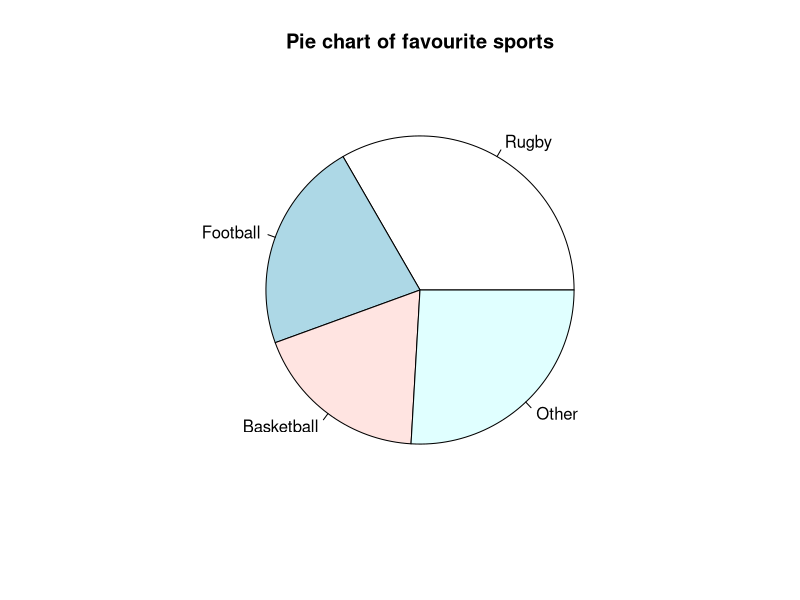
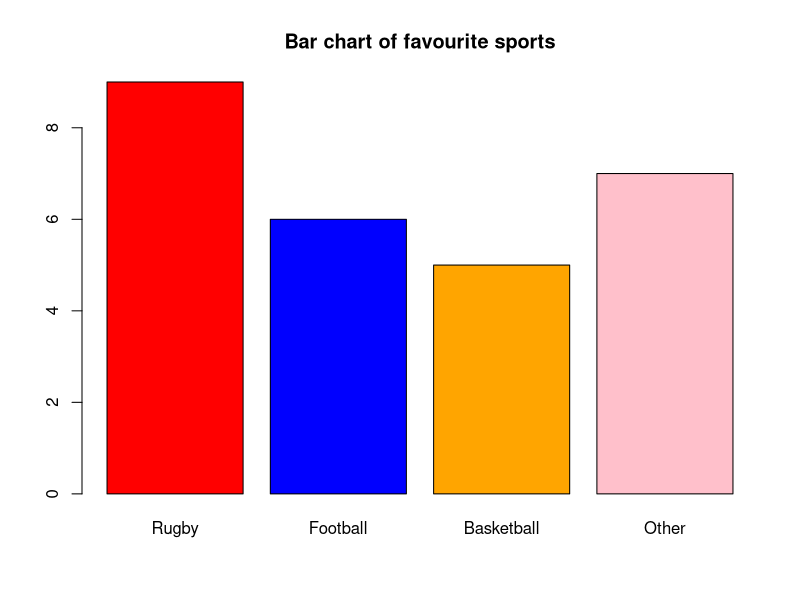
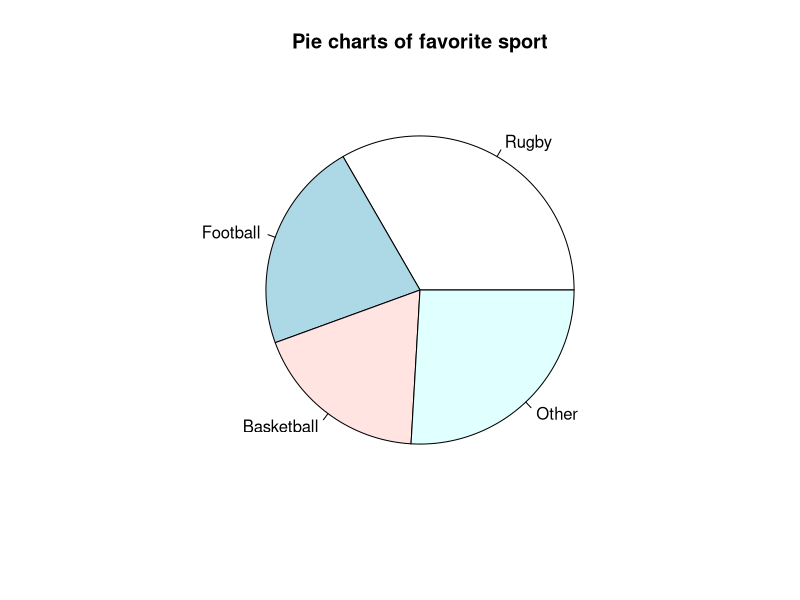

Write the R code that produced these figures, in order.
#Unit1 Exercise about Piechart
#one option is to directlt weite the data
#simple pie chart
sport <- c(9, 6, 5, 7)
lbls <- c("Rugby", "Football", "Basketball", "Other")
pie(sport, label=lbls, main="Pie chart of favourite sports")


#simple bar chart
barplot(sport, names.arg = lbls, main = "Bar chart of favourite sports",
        col = c("red", "blue", "orange", "pink"))


#another option is to loqd the data in Unit1_piechart.csv
#two options:wirte
data <- read.csv2("data_csv_files/Unit1_Piechart.csv", header = T)
#choose the file
#data <- read.csv(file.choose(), header=T, sep = ";")

#Declare vectors: values of the variable and frequencies
sport_vector <- data$Favourite_Sport
sport_vector
frequency_vector <- data$Frequency
frequency_vector
#now depict a piechart
pie(frequency_vector, labels = sport_vector, main = "Pie charts of favorite sport")
